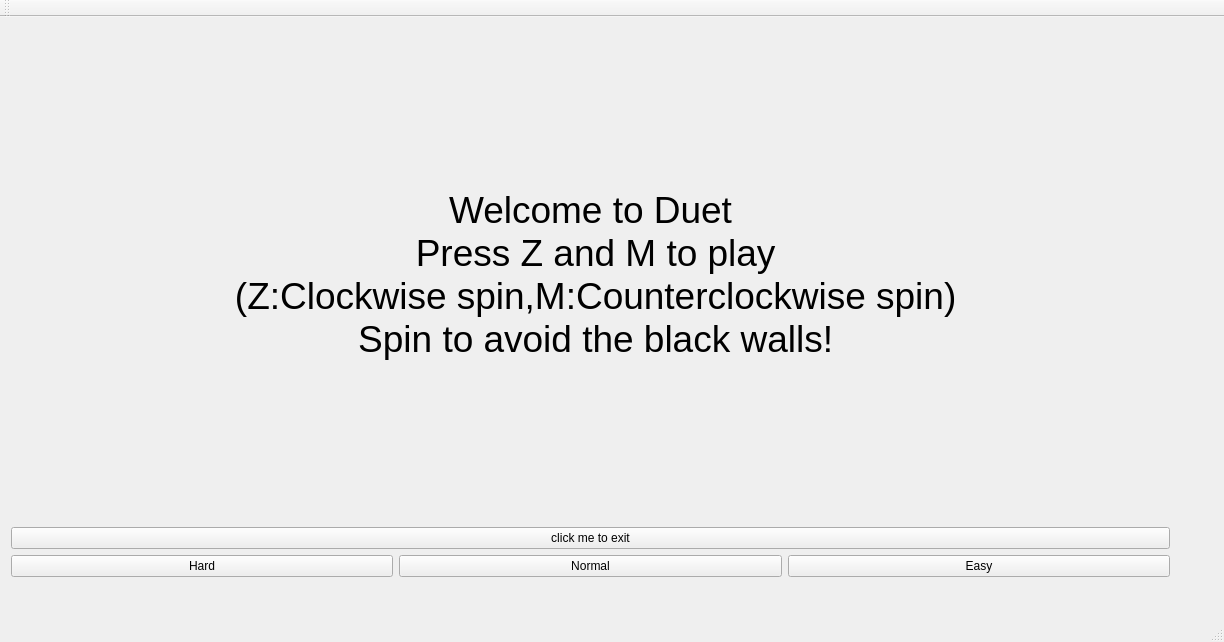
<?xml version="1.0" encoding="UTF-8"?>
<ui version="4.0">
 <class>MainWindow</class>
 <widget class="QMainWindow" name="MainWindow">
  <property name="geometry">
   <rect>
    <x>0</x>
    <y>0</y>
    <width>1224</width>
    <height>642</height>
   </rect>
  </property>
  <property name="windowTitle">
   <string>MainWindow</string>
  </property>
  <widget class="QWidget" name="centralWidget">
   <widget class="QWidget" name="verticalLayoutWidget_3">
    <property name="geometry">
     <rect>
      <x>0</x>
      <y>0</y>
      <width>1181</width>
      <height>571</height>
     </rect>
    </property>
    <layout class="QVBoxLayout" name="verticalLayout_3">
     <item>
      <widget class="QLabel" name="label">
       <property name="font">
        <font>
         <pointsize>28</pointsize>
        </font>
       </property>
       <property name="text">
        <string>Welcome to Duet 
 Press Z and M to play 
 (Z:Clockwise spin,M:Counterclockwise spin) 
 Spin to avoid the black walls!</string>
       </property>
       <property name="alignment">
        <set>Qt::AlignCenter</set>
       </property>
      </widget>
     </item>
     <item>
      <widget class="QPushButton" name="pushButton_4">
       <property name="text">
        <string>click me to exit</string>
       </property>
      </widget>
     </item>
     <item>
      <layout class="QVBoxLayout" name="verticalLayout">
       <item>
        <layout class="QHBoxLayout" name="horizontalLayout_2">
         <item>
          <widget class="QPushButton" name="pushButton_3">
           <property name="text">
            <string>Hard</string>
           </property>
          </widget>
         </item>
         <item>
          <widget class="QPushButton" name="pushButton_2">
           <property name="text">
            <string>Normal</string>
           </property>
          </widget>
         </item>
         <item>
          <widget class="QPushButton" name="pushButton">
           <property name="text">
            <string>Easy</string>
           </property>
          </widget>
         </item>
        </layout>
       </item>
      </layout>
     </item>
    </layout>
   </widget>
  </widget>
  <widget class="QMenuBar" name="menuBar">
   <property name="geometry">
    <rect>
     <x>0</x>
     <y>0</y>
     <width>1224</width>
     <height>26</height>
    </rect>
   </property>
  </widget>
  <widget class="QToolBar" name="mainToolBar">
   <attribute name="toolBarArea">
    <enum>TopToolBarArea</enum>
   </attribute>
   <attribute name="toolBarBreak">
    <bool>false</bool>
   </attribute>
  </widget>
  <widget class="QStatusBar" name="statusBar"/>
 </widget>
 <layoutdefault spacing="6" margin="11"/>
 <resources/>
 <connections/>
</ui>
